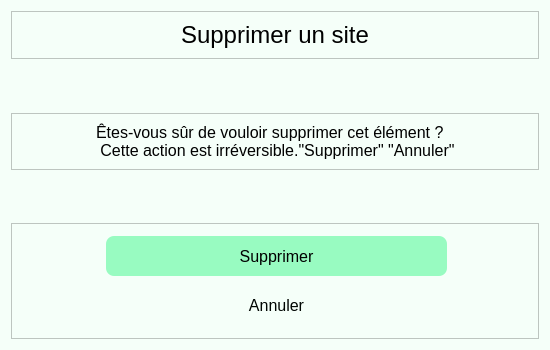
<?xml version="1.0" encoding="UTF-8"?>
<ui version="4.0">
 <class>visiteur_supprimer</class>
 <widget class="QDialog" name="visiteur_supprimer">
  <property name="geometry">
   <rect>
    <x>0</x>
    <y>0</y>
    <width>550</width>
    <height>350</height>
   </rect>
  </property>
  <property name="minimumSize">
   <size>
    <width>550</width>
    <height>350</height>
   </size>
  </property>
  <property name="maximumSize">
   <size>
    <width>550</width>
    <height>350</height>
   </size>
  </property>
  <property name="windowTitle">
   <string>Dialog</string>
  </property>
  <property name="styleSheet">
   <string notr="true">background-color:#f5fff9;</string>
  </property>
  <layout class="QVBoxLayout" name="verticalLayout">
   <item>
    <widget class="QFrame" name="frame_2">
     <property name="frameShape">
      <enum>QFrame::StyledPanel</enum>
     </property>
     <property name="frameShadow">
      <enum>QFrame::Raised</enum>
     </property>
     <layout class="QHBoxLayout" name="horizontalLayout">
      <item>
       <spacer name="horizontalSpacer">
        <property name="orientation">
         <enum>Qt::Horizontal</enum>
        </property>
        <property name="sizeHint" stdset="0">
         <size>
          <width>40</width>
          <height>20</height>
         </size>
        </property>
       </spacer>
      </item>
      <item>
       <widget class="QLabel" name="label">
        <property name="maximumSize">
         <size>
          <width>4000</width>
          <height>29</height>
         </size>
        </property>
        <property name="styleSheet">
         <string notr="true">font-size:24px;
font: &quot;Arial&quot;;</string>
        </property>
        <property name="text">
         <string>Supprimer un site</string>
        </property>
       </widget>
      </item>
      <item>
       <spacer name="horizontalSpacer_2">
        <property name="orientation">
         <enum>Qt::Horizontal</enum>
        </property>
        <property name="sizeHint" stdset="0">
         <size>
          <width>40</width>
          <height>20</height>
         </size>
        </property>
       </spacer>
      </item>
     </layout>
    </widget>
   </item>
   <item>
    <spacer name="verticalSpacer_3">
     <property name="orientation">
      <enum>Qt::Vertical</enum>
     </property>
     <property name="sizeHint" stdset="0">
      <size>
       <width>20</width>
       <height>40</height>
      </size>
     </property>
    </spacer>
   </item>
   <item>
    <widget class="QFrame" name="frame_3">
     <property name="maximumSize">
      <size>
       <width>16777215</width>
       <height>80</height>
      </size>
     </property>
     <property name="frameShape">
      <enum>QFrame::StyledPanel</enum>
     </property>
     <property name="frameShadow">
      <enum>QFrame::Raised</enum>
     </property>
     <layout class="QHBoxLayout" name="horizontalLayout_2">
      <item>
       <spacer name="horizontalSpacer_3">
        <property name="orientation">
         <enum>Qt::Horizontal</enum>
        </property>
        <property name="sizeHint" stdset="0">
         <size>
          <width>40</width>
          <height>20</height>
         </size>
        </property>
       </spacer>
      </item>
      <item>
       <widget class="QLabel" name="label_2">
        <property name="styleSheet">
         <string notr="true">font-size:16px</string>
        </property>
        <property name="text">
         <string>Êtes-vous sûr de vouloir supprimer cet élément ? 
 Cette action est irréversible.&quot;Supprimer&quot; &quot;Annuler&quot;</string>
        </property>
       </widget>
      </item>
      <item>
       <spacer name="horizontalSpacer_4">
        <property name="orientation">
         <enum>Qt::Horizontal</enum>
        </property>
        <property name="sizeHint" stdset="0">
         <size>
          <width>40</width>
          <height>20</height>
         </size>
        </property>
       </spacer>
      </item>
     </layout>
    </widget>
   </item>
   <item>
    <spacer name="verticalSpacer">
     <property name="orientation">
      <enum>Qt::Vertical</enum>
     </property>
     <property name="sizeHint" stdset="0">
      <size>
       <width>20</width>
       <height>39</height>
      </size>
     </property>
    </spacer>
   </item>
   <item>
    <widget class="QFrame" name="frame">
     <property name="minimumSize">
      <size>
       <width>0</width>
       <height>116</height>
      </size>
     </property>
     <property name="styleSheet">
      <string notr="true">QPushButton {
border-radius:8px;
font-size:16px;
font: &quot;Arial&quot;;
}</string>
     </property>
     <property name="frameShape">
      <enum>QFrame::StyledPanel</enum>
     </property>
     <property name="frameShadow">
      <enum>QFrame::Raised</enum>
     </property>
     <widget class="QPushButton" name="visiteur_annule">
      <property name="geometry">
       <rect>
        <x>95</x>
        <y>62</y>
        <width>341</width>
        <height>40</height>
       </rect>
      </property>
      <property name="minimumSize">
       <size>
        <width>341</width>
        <height>40</height>
       </size>
      </property>
      <property name="maximumSize">
       <size>
        <width>341</width>
        <height>40</height>
       </size>
      </property>
      <property name="styleSheet">
       <string notr="true">QPushButton {
	color:#000502;
}
</string>
      </property>
      <property name="text">
       <string>Annuler</string>
      </property>
     </widget>
     <widget class="QPushButton" name="visiteur_supprime">
      <property name="geometry">
       <rect>
        <x>95</x>
        <y>13</y>
        <width>341</width>
        <height>40</height>
       </rect>
      </property>
      <property name="minimumSize">
       <size>
        <width>341</width>
        <height>40</height>
       </size>
      </property>
      <property name="maximumSize">
       <size>
        <width>341</width>
        <height>40</height>
       </size>
      </property>
      <property name="styleSheet">
       <string notr="true">QPushButton {
	background-color:#98fbc1;;
}
:hover{
background-color:#07c556;
}</string>
      </property>
      <property name="text">
       <string>Supprimer</string>
      </property>
     </widget>
    </widget>
   </item>
  </layout>
 </widget>
 <resources/>
 <connections/>
</ui>
